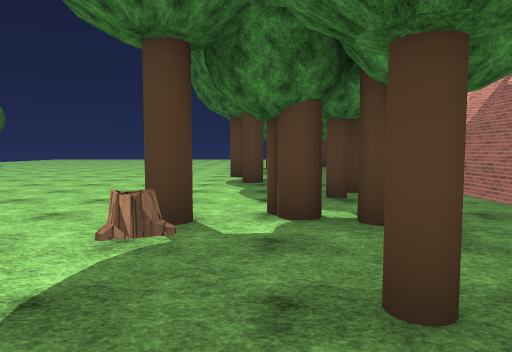
view 1 (above)

22 first-person views from a walk through a 3-D level made in the Unity game engine. The camera is 1.5 m above the floor, tilts 4° down and sees 70° across. The floor is counted in squares, 2 m on a side. Each view is taken from the middle of a square. On the plan, view 1 faces up. The plan holds only what a view shows up to about 11 squares ahead; the rest is blank. The place goes on beyond the plan. Some trees and plants on the terrain are drawn as simple stand-ins. Some animated figures are left out. Surface patterns are stand-ins for the level's own textures.

view 2
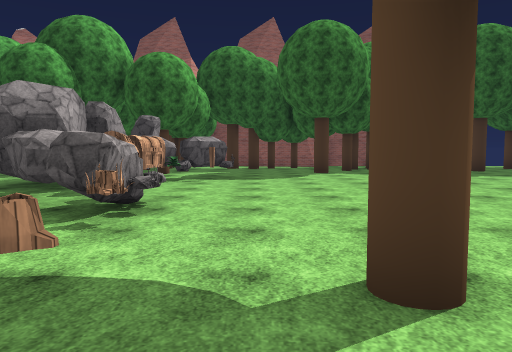

view 3
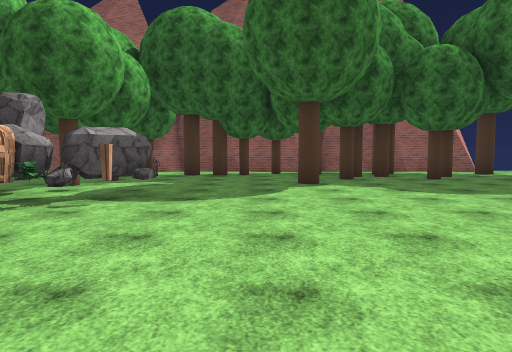

view 4
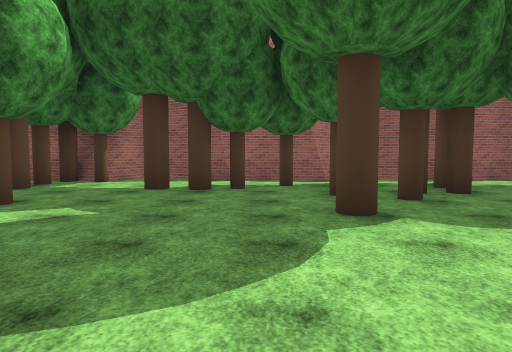

view 5
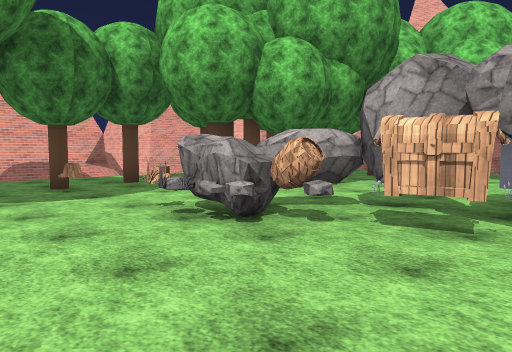

view 6
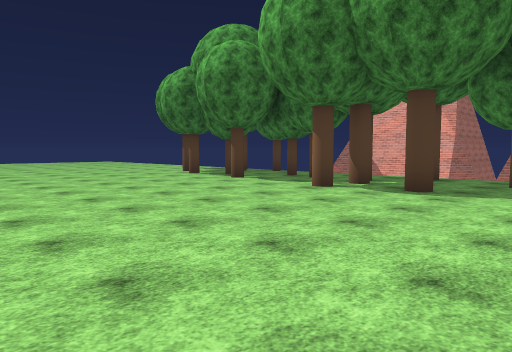

view 7
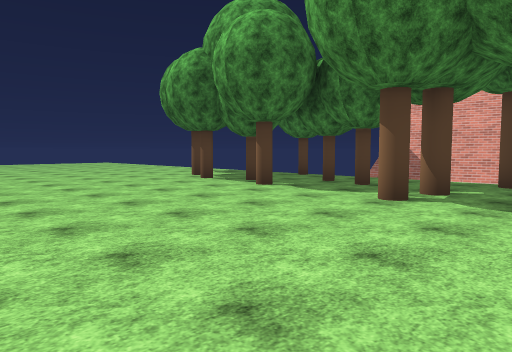

view 8
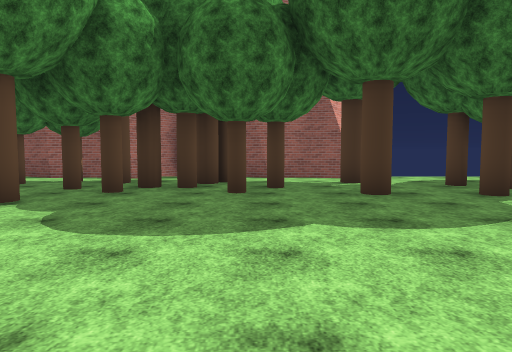

view 9
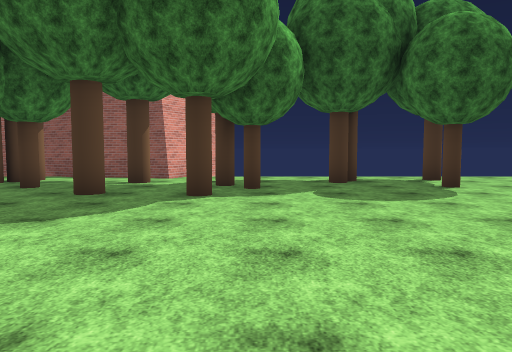

view 10
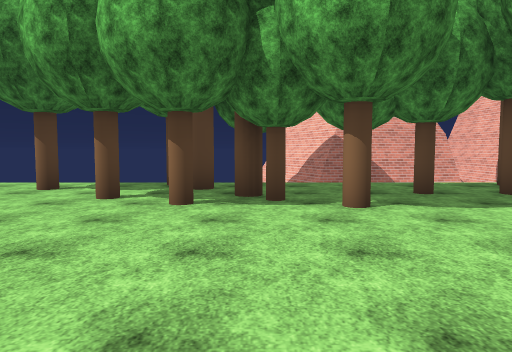

view 11
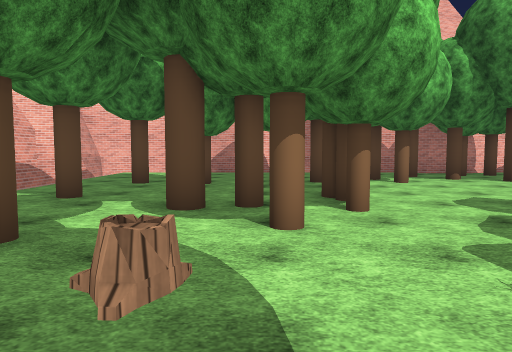

view 12
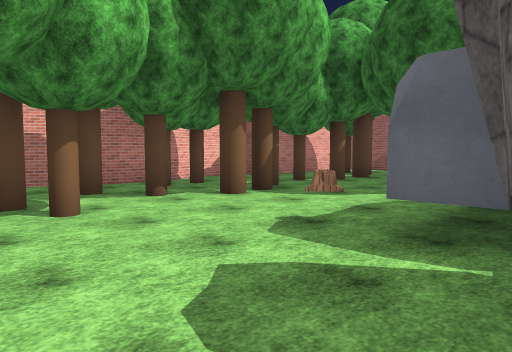

view 13
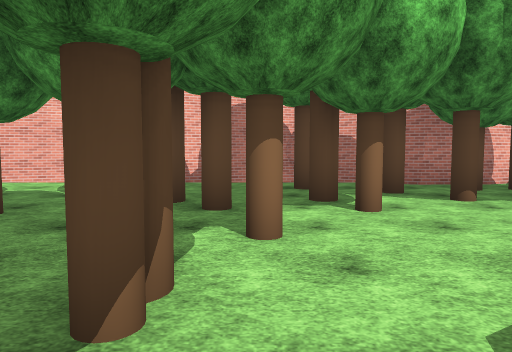

view 14
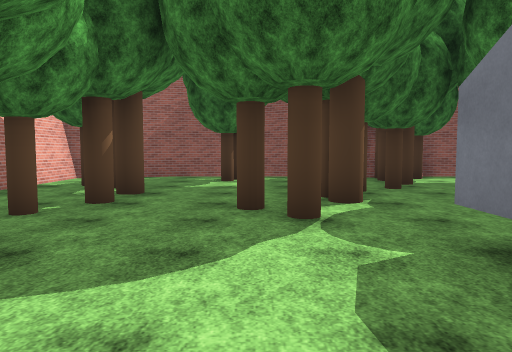

view 15
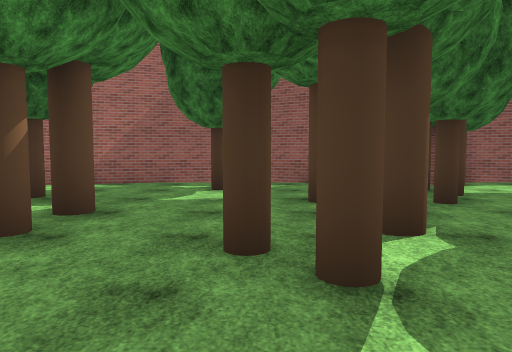

view 16
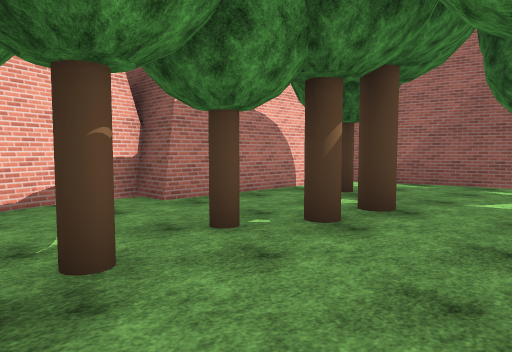

view 17
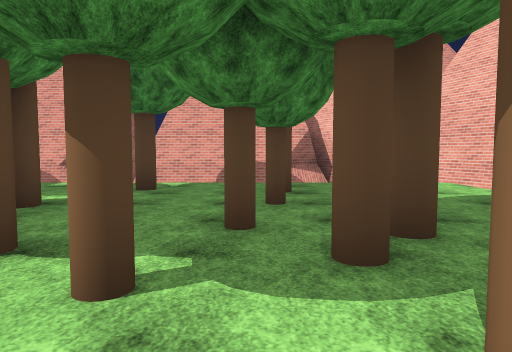

view 18
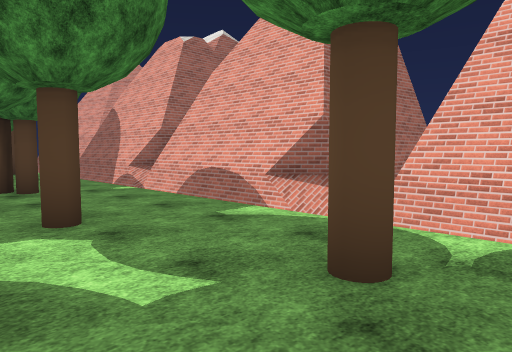

view 19
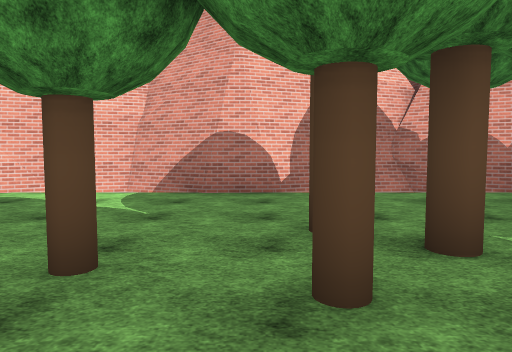

view 20
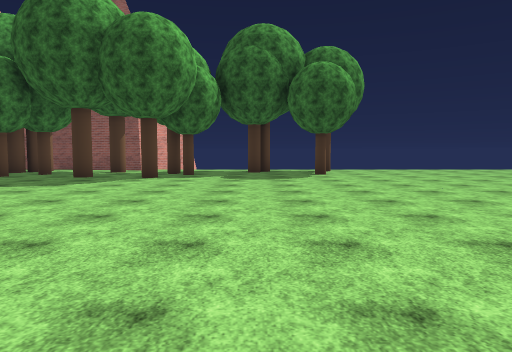

view 21
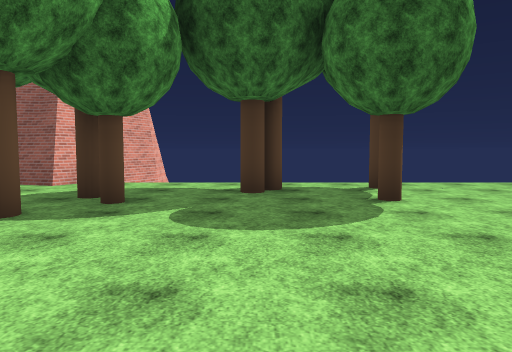

view 22
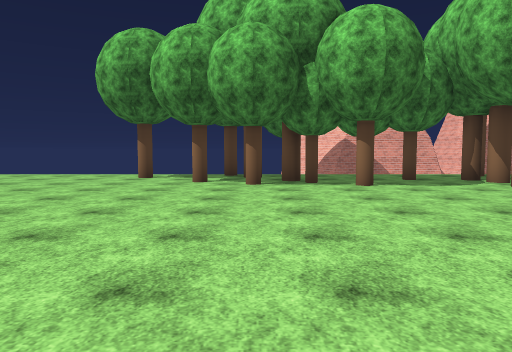

### Floor plan
Points are (right, up) in squares from view 1. A wall is a line through its corners. A room is listed if a view was taken in it or the views show most of it. See-through windows are left out.
Room 1 (views 1, 2, 3, 4, 5, 6, 7, 8, 9, 10, 11, 12, 13, 14, 15, 16, 17, 18, 19, 20, 21, 22)
walls: (-15.9, 5.6) (-16.2, 4.6); (-16, 3.4) (-17.3, 1) (-16.2, 0.6); (-16.2, 5.5) (-16.4, 4.9); (4.3, 4.5) (4.3, 7.8); (-16.5, 4.6) (-16.2, 3.1); (4.8, 3.9) (4.1, 4.6) (4.1, 8.3); (-16.2, 9.2) (-17.1, 7.4); (4.1, -0.5) (4.1, 3.5); (5.2, 8.1) (6.1, 8.1); (4.3, -0.5) (4.3, 3.4); (-16.9, 0.8) (-16.3, 0.4); (-16.5, 10.7) (-16.2, 9.4); (5.1, 9.5) (4.6, 11.8); (-16, 11.7) (-16.4, 10.3); (4.4, 11.4) (4.3, 13.1); (4.9, -0.8) (4.1, 0); (4.6, 11.7) (4.6, 12.4); (-16.8, 12) (-16.4, 11.7); (-16.5, -2.7) (-17.1, -3.8); (4.5, 12.7) (4.5, 13.2) (6.1, 13.8); (4.5, 13.3) (6, 14); (4.3, -4.2) (4.3, -2.1); (-7.4, -9) (-6.5, -9); (-7.4, -9.2) (-6.7, -9.1); (-5.6, -9.6) (-5, -9.9); (-17, -5) (-15.9, -9) (-11, -9) (-11, -10); (4.1, -6) (4.1, -2.1); (-4.4, -10) (-4, -10.4) (-3.3, -10.2); (-9.9, -9.7) (-9.3, -9.5); (-9.8, -9.8) (-8, -9.2); (-4.4, -10.2) (-3.8, -10.5) (-1.1, -9.6); (-1.3, -9.6) (-0.1, -9.6) (1.5, -10.3) (3.7, -9.6); (-11.1, -9.9) (-10.4, -9.7); (5.2, -6.7) (4.3, -5.9) (4.3, -5); (4.6, -7.4) (6.1, -6.8); (2.9, -9.8) (3.9, -9.3)
low walls: (-16.2, 4.6) (-16, 3.4); (-16.3, 10.4) (-16.1, 9.5); (4.7, 9.6) (4.5, 10.5); (4.9, 9.6) (4.5, 11.4)
objects: tree (-16, -1); tree (-16, 0); tree (-15, -5); tree (-15, -1); tree (-15, 5); tree (-15, 6) to (-14, 6); tree (-15, 8); tree (-15, 11); tree (-15, 16); tree (-15, 19); tree (-14, -8); tree (-14, -1); tree (-14, 2); tree (-14, 3); tree (-14, 4); tree (-14, 7) to (-13, 7); tree (-14, 13); tree (-13, -7); tree (-13, -3); tree (-13, -2); tree (-13, -1); tree (-13, 5); tree (-13, 6); tree (-13, 8); tree (-13, 9); tree (-13, 14); tree (-13, 18); tree (-12, -6); tree (-12, -3); tree (-12, 0); tree (-12, 11); tree (-12, 13); tree (-11, -6); tree (-11, -4); tree (-11, 0); tree (-11, 5); tree (-10, -7); tree (-10, -4); tree (-9, -6); rock (-9, 0); rock (-9, 1); rock (-9, 2); tree (-8, -8); tree (-8, -6); other object (-8, -2); chest (-8, 0); rock (-8, 1); fence (-8, 2); tree (-7, -8); tree (-7, -6); rock (-7, 0); other object (-7, 1); tree (-6, -7); stump (-6, -3); other object (-6, -2); rock (-6, -1) to (-5, -1); other object (-6, 0); other object (-6, 1); tree (-5, -8); rock (-5, 1); tree (-4, -8); tree (-4, -7); tree (-4, -6); rock (-4, 0); rock (-4, 1); rock (-4, 2); tree (-3, -4); stump (-3, 1); rock (-3, 2); tree (-2, -6); tree (-2, -3); tree (-2, -2); tree (-1, -5); tree (-1, -2); tree (-1, -1); stump (-1, 2); tree (-1, 4); tree (-1, 10); tree (0, -5); tree (0, -2); tree (0, 4); tree (0, 9); tree (0, 14); tree (0, 16); tree (1, 0); tree (1, 2); tree (1, 4); tree (1, 6); tree (1, 10); tree (1, 12); tree (1, 15); tree (1, 17); tree (2, -5); tree (2, -3); tree (2, 3); tree (2, 7); tree (2, 13); tree (2, 16); tree (2, 19); tree (3, 9); tree (3, 15); tree (3, 17)

Positions as (right, up) in squares from view 1, and headings:
1: (0, 0), facing up
2: (1, 3), facing left
3: (-3, 4), facing left
4: (-7, 4), facing left
5: (-7, 4), facing down-right
6: (-7, 6), facing up-right
7: (-6, 8), facing up-right
8: (-6, 9), facing left
9: (-6, 14), facing left
10: (-5, 15), facing right
11: (-1, 3), facing down
12: (-3, -1), facing down-left
13: (-3, -1), facing down
14: (-6, -4), facing left
15: (-8, -4), facing left
16: (-8, -4), facing down-left
17: (-5, -5), facing right
18: (0, -4), facing up-right
19: (-1, -3), facing down
20: (-2, 16), facing left
21: (-8, 16), facing left
22: (-8, 16), facing right
